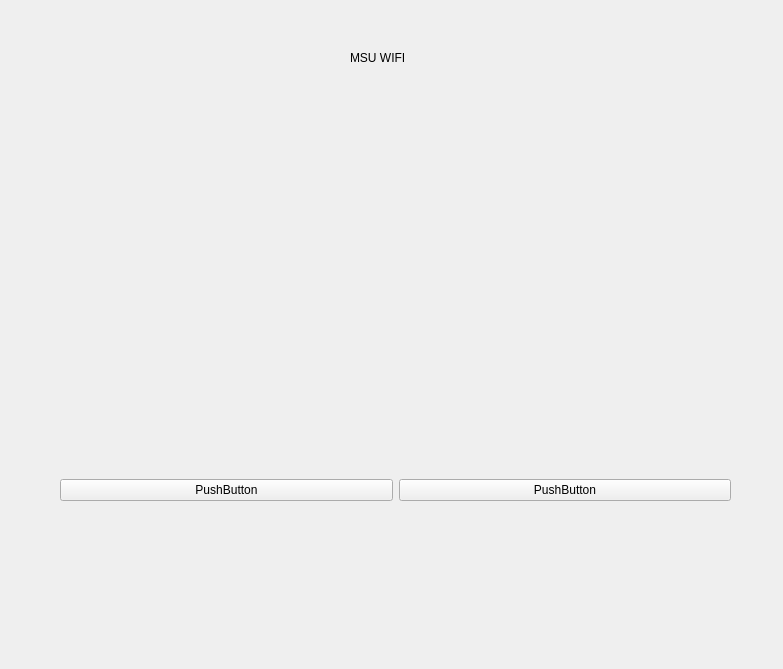
<?xml version="1.0" encoding="UTF-8"?>
<ui version="4.0">
 <class>Form</class>
 <widget class="QWidget" name="Form">
  <property name="geometry">
   <rect>
    <x>0</x>
    <y>0</y>
    <width>783</width>
    <height>669</height>
   </rect>
  </property>
  <property name="windowTitle">
   <string>Form</string>
  </property>
  <widget class="QWidget" name="horizontalLayoutWidget">
   <property name="geometry">
    <rect>
     <x>60</x>
     <y>450</y>
     <width>671</width>
     <height>80</height>
    </rect>
   </property>
   <layout class="QHBoxLayout" name="horizontalLayout">
    <item>
     <widget class="QPushButton" name="pushButton_2">
      <property name="text">
       <string>PushButton</string>
      </property>
     </widget>
    </item>
    <item>
     <widget class="QPushButton" name="pushButton">
      <property name="text">
       <string>PushButton</string>
      </property>
     </widget>
    </item>
   </layout>
  </widget>
  <widget class="QLabel" name="label">
   <property name="geometry">
    <rect>
     <x>350</x>
     <y>50</y>
     <width>161</width>
     <height>16</height>
    </rect>
   </property>
   <property name="text">
    <string>MSU WIFI</string>
   </property>
  </widget>
 </widget>
 <resources/>
 <connections/>
</ui>
